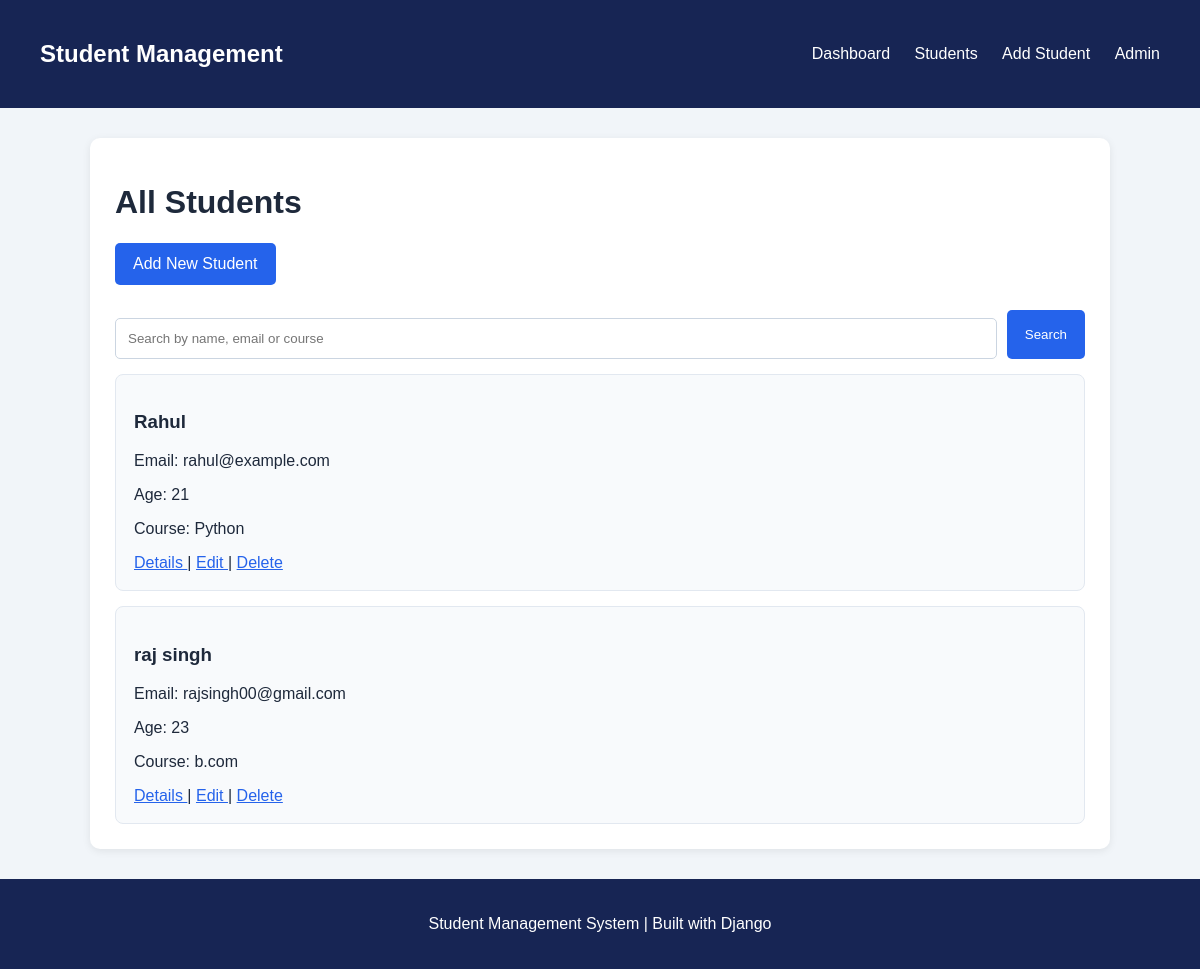
The page /students/ on the database its author committed.
### students/models.py (models this page shows, shortened)
class Student(models.Model):
    name = models.CharField(max_length=100)
    email = models.EmailField(unique=True)
    age = models.PositiveIntegerField()
    course = models.CharField(max_length=100)
    phone = models.CharField(max_length=15)
    created_at = models.DateTimeField(auto_now_add=True)

### students/views.py (the view)
# urls.py: path("students/", views.student_list, name="student_list"),
def student_list(request):
    query = request.GET.get("q", "")
    students = Student.objects.all().order_by("-created_at")
    if query:
        students = students.filter(
            Q(name__icontains=query) |
            Q(email__icontains=query) |
            Q(course__icontains=query)
        )
    context = {
        "students": students,
        "query": query
    }
    return render(request, "students/student_list.html", context)

### students/templates/students/student_list.html (shortened to what this page needs)
{% extends "students/base.html" %}
{% block content %}
<div class="card">
    <h1>All Students</h1>
    <a href="{% url 'student_create' %}" class="btn">
        Add New Student
    </a>
    <form method="GET" class="search-form">
        <input
            type="text"
            name="q"
            placeholder="Search by name, email or course"
            value="{{ query }}"
        >
        <button type="submit">Search</button>
    </form>
    {% for student in students %}
        <div class="student-item">
            <h3>{{ student.name }}</h3>
            <p>Email: {{ student.email }}</p>
            <p>Age: {{ student.age }}</p>
            <p>Course: {{ student.course }}</p>
            <a href="{% url 'student_detail' student.id %}">
                Details
            </a>
            |
            <a href="{% url 'student_update' student.id %}">
                Edit
            </a>
            |
            <a href="{% url 'student_delete' student.id %}">
                Delete
            </a>
        </div>
    {% empty %}
        <p>No students found.</p>
    {% endfor %}
</div>
{% endblock %}

### static/css/style.css (style rules this page uses)
* { box-sizing: border-box; }
body { margin: 0; padding: 0; font-family: Arial, sans-serif; background-color: #f1f5f9; color: #1e293b; }
.card { background-color: white; padding: 25px; margin-bottom: 25px; border-radius: 10px; box-shadow: 0 2px 8px rgba(0, 0, 0, 0.08); }
.student-item { background-color: #f8fafc; padding: 18px; margin-top: 15px; border-radius: 8px; border: 1px solid #e2e8f0; }
input { width: 100%; padding: 12px; margin-top: 8px; border: 1px solid #cbd5e1; border-radius: 5px; }
button, .btn { display: inline-block; background-color: #2563eb; color: white; padding: 12px 18px; border: none; border-radius: 5px; cursor: pointer; text-decoration: none; }
.search-form { display: flex; gap: 10px; margin-top: 25px; }
.search-form input { flex: 1; }
a { color: #2563eb; }

### rows shown on the page
Student: name "Rahul", email "rahul@example.com", age "21", course "Python"
Student: name "raj singh", email "rajsingh00@gmail.com", age "23", course "b.com"
